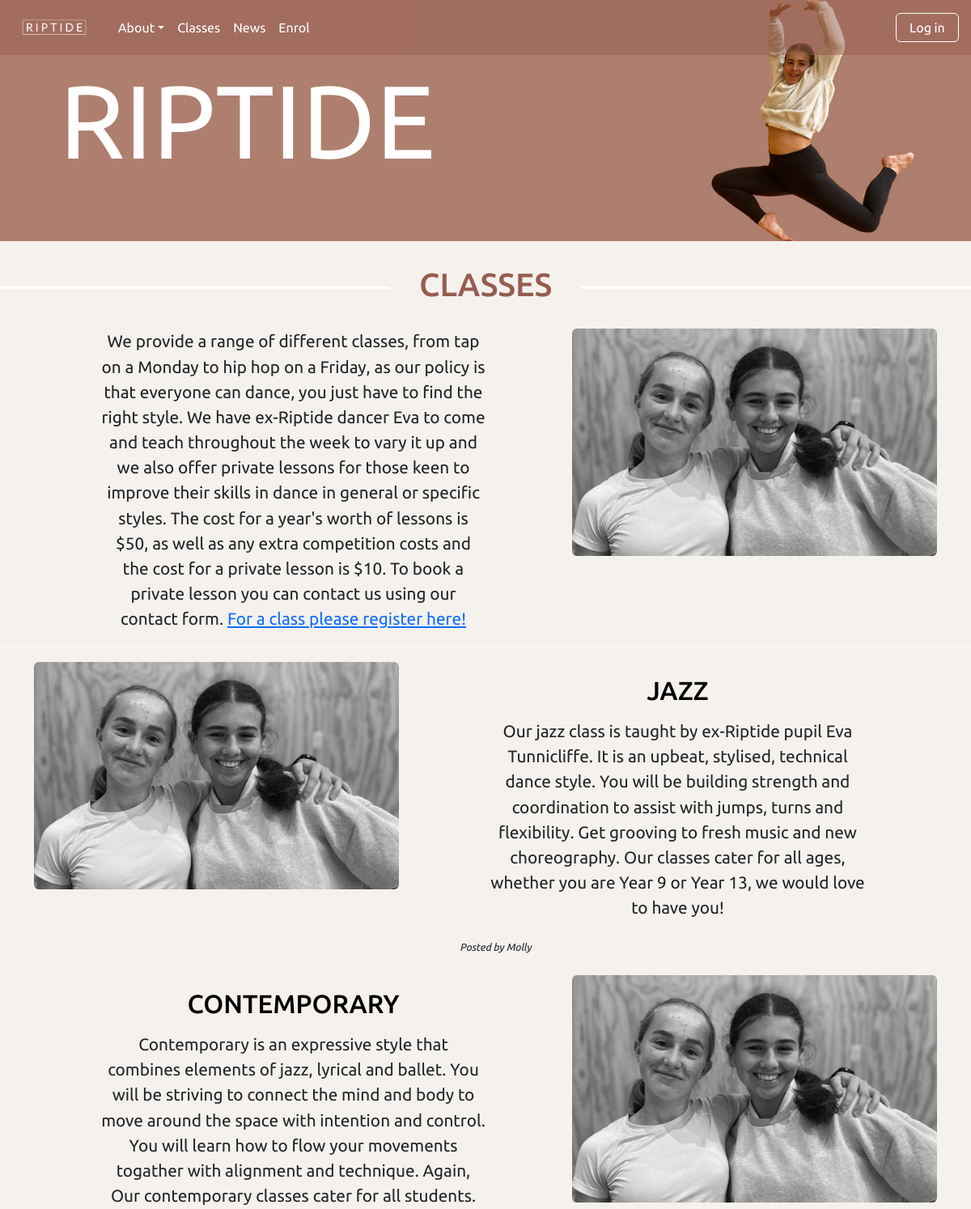
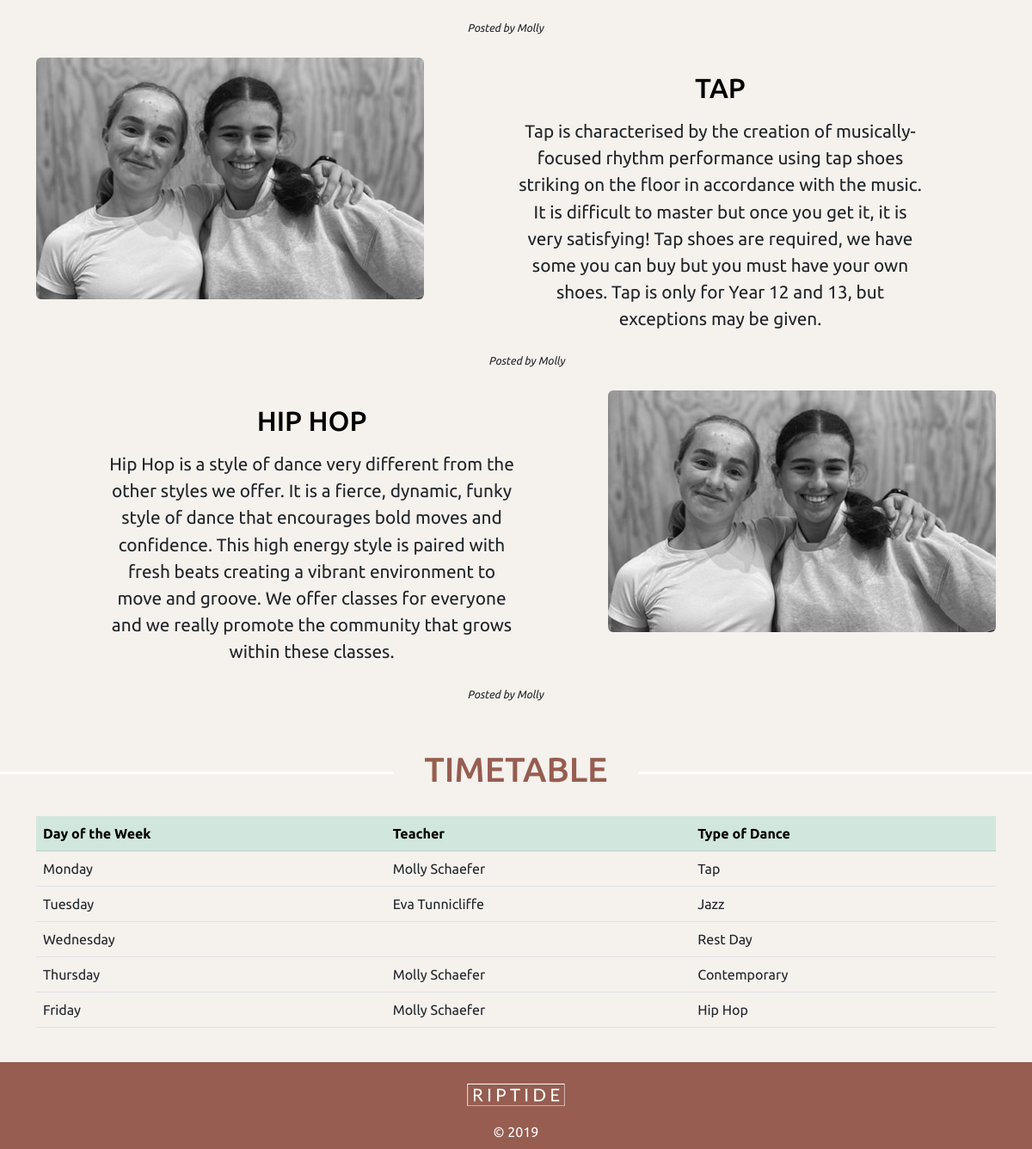
The app's page /classes, older data (2 pictures, top to bottom).
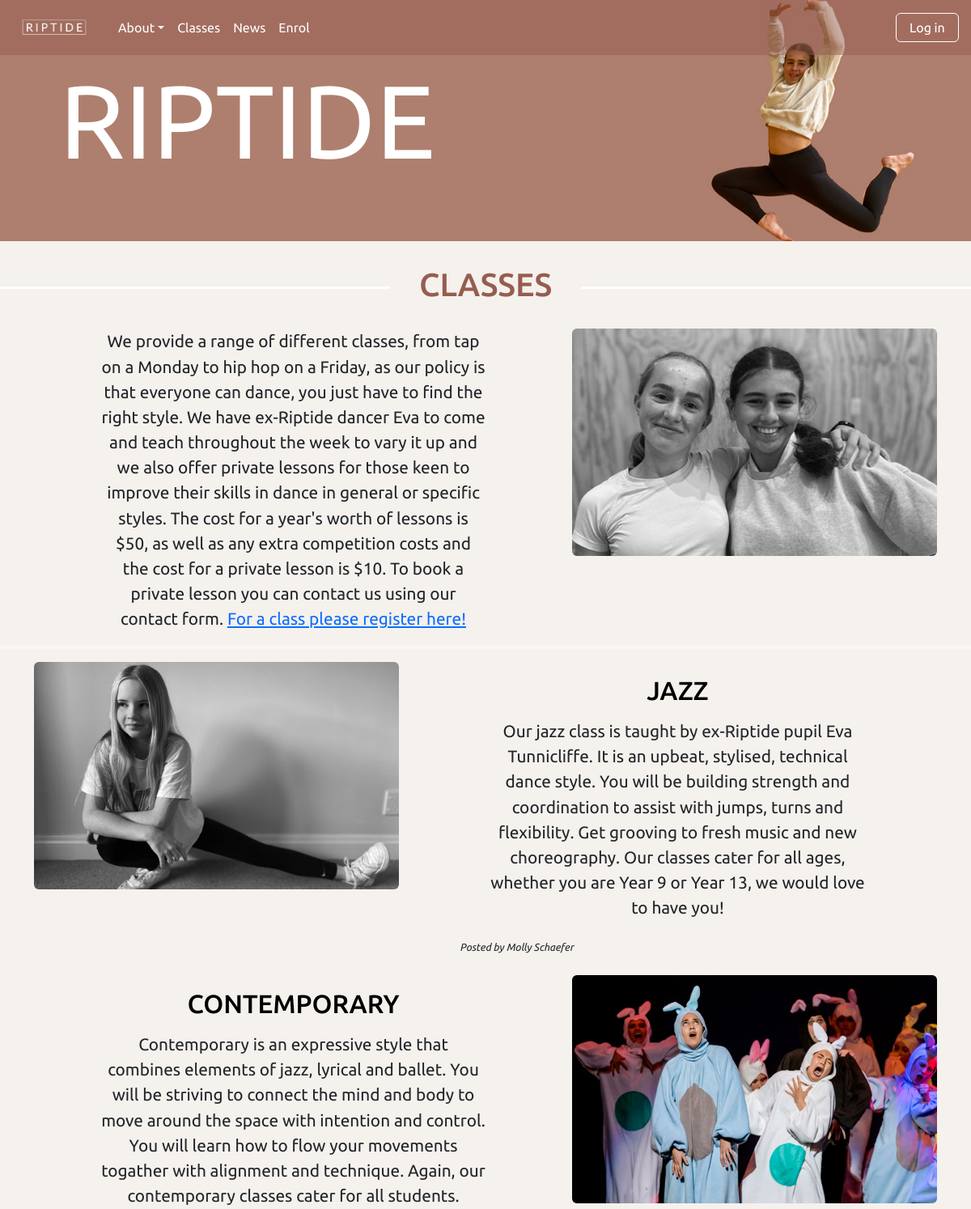
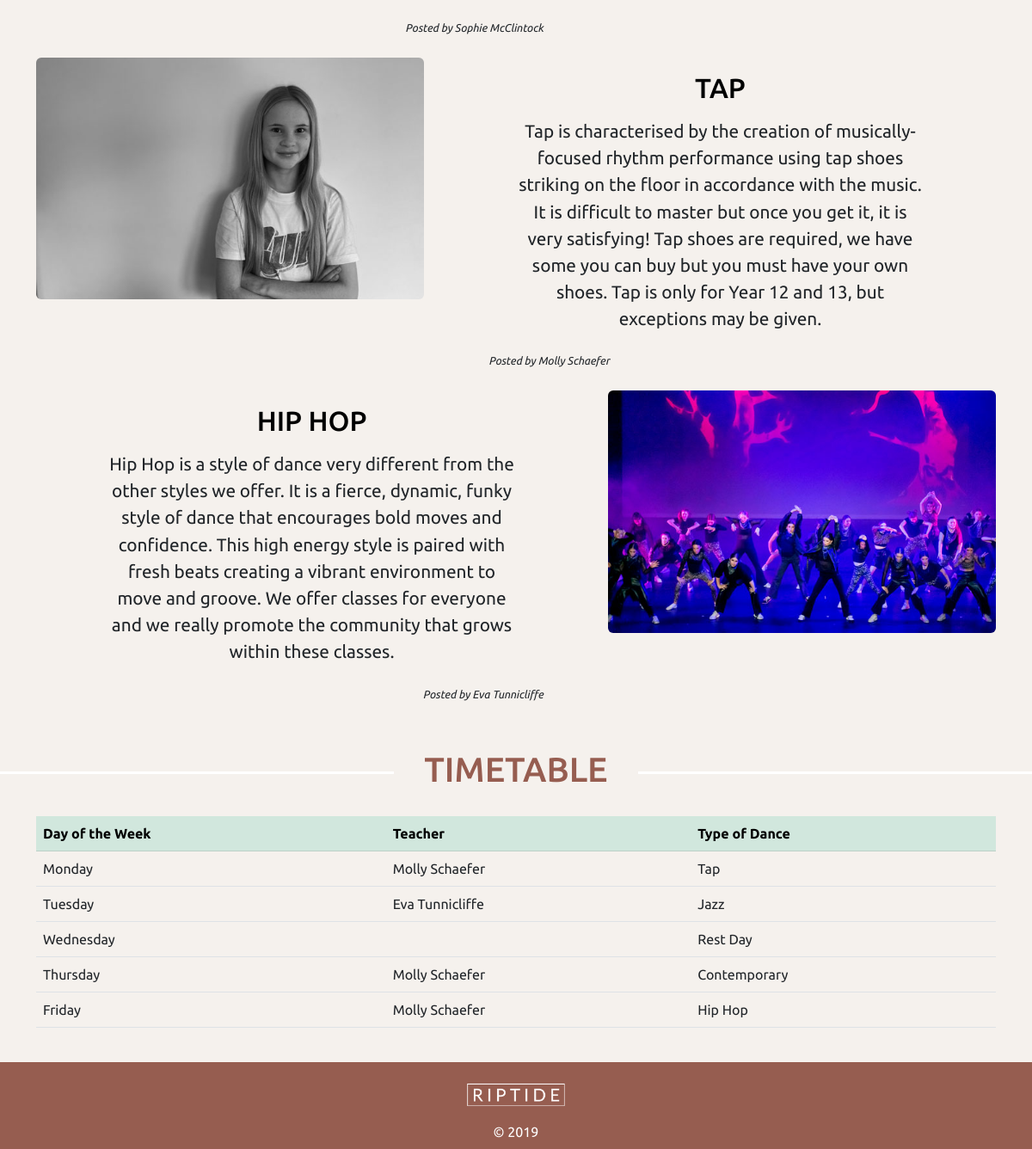
The same page, newer data (2 pictures, top to bottom).
### tables this page shows
CREATE TABLE classes(
    classes_id integer primary key autoincrement not null,
    classes_title text not null,
    content text not null unique,
    image not null,
    member_id integer not null,
    foreign key(member_id) references member(member_id)
);

CREATE TABLE member(
    member_id integer primary key autoincrement not null,
    name text not null,
    email text not null unique,
    password text not null,
    authorisation integer not null
);

### server.py (the view)
@app.route('/classes')
def classes():
    sql = """select classes.classes_id, classes.classes_title, classes.content, classes.image, member.name
        from classes
        join member on classes.member_id= member.member_id;
        """
    result = run_search_query_tuples(sql, (), db_path, True)
    print(result)
    return render_template("classes.html", classes=result)

### db_functions.py (called while the page is built)
def run_search_query_tuples(sql_query,values_tuple, file_path, rowfactory=False):
    result = None
    try:
        db = sqlite3.connect(file_path)
        if rowfactory:
            db.row_factory = sqlite3.Row
        cursor = db.cursor()
        cursor.execute(sql_query,values_tuple)
        result = cursor.fetchall()
        cursor.close()
    except sqlite3.Error as error:
        print("Error running search query tuples: {}".format(error))
        return None
    db.close()
    if result is None:
        print("No search values were found")
    return result

### templates/classes.html (shortened to what this page needs)
{% extends "layout.html" %}
{% block banner %}
static/images/molly_banner3.jpg
{% endblock %}
{% block content %}
<h1>CLASSES</h1>
<div class="container container-fluid">
<div class="row">
    <div class="col-lg-7">
        <p>We provide a range of different classes, from tap on a Monday to hip hop on a Friday, as our policy is that
            everyone can dance, you just have to find the right style. We have ex-Riptide dancer Eva to come and teach
            throughout the week to vary it up and we also offer private lessons for those keen to improve their skills
            in dance in general or specific styles. The cost for a year's worth of lessons is $50, as well as any extra
            competition costs and the cost for a private lesson is $10. To book a private lesson you can contact us using
            our contact form. <a href="{{url_for('enrol')}}" class="stretched link">For a class please register here!</a></p>
    </div>
    <div class="col-lg-5">
        <img class="img-fluid rounded mx-auto d-block" src="static/images/lucy_molly.jpg" alt="">
    </div>
</div>
 </div>
<hr>
{% for row in classes %}
<div class="container container-fluid">
<div class="row">
<div class="col-lg-7">
    <h2 class="title-text">{{row['classes_title']}}</h2>
    <p class="classes-text">{{row['content']}}</p>
    <br>
    <div class=""><p class="classes-subtext {{ loop.cycle('text-start', 'text-end') }}">Posted by {{row['name']}}</p></div>
</div>
<div class="col-lg-5 {{ loop.cycle('order-xl-first', '') }}">
    <img class="img-fluid rounded mx-auto d-block" src="{{ url_for('static', filename='images/'+row['image']) }}" alt="">
</div>
</div>
</div>
<br>
{% endfor %}
<h1>TIMETABLE</h1>
<div class="container container-fluid">
    <table class="table">
    <thead>
      <tr class="table-success">
        <th>Day of the Week</th>
        <th>Teacher</th>
        <th>Type of Dance</th>
      </tr>
    </thead>
    <tbody>
      <tr>
        <td>Monday</td>
        <td>Molly Schaefer</td>
        <td>Tap</td>
      </tr>
      <tr>
        <td>Tuesday</td>
        <td>Eva Tunnicliffe</td>
        <td>Jazz</td>
      </tr>
      <tr>
        <td>Wednesday</td>
        <td></td>
        <td>Rest Day</td>
      </tr>
      <tr>
        <td>Thursday</td>
        <td>Molly Schaefer</td>
        <td>Contemporary</td>
      </tr>
      <tr>
        <td>Friday</td>
        <td>Molly Schaefer</td>
        <td>Hip Hop</td>
      </tr>
    </tbody>
  </table>
    </div>
<br>
{% endblock %}

### templates/layout.html (shortened to what this page needs)
<!DOCTYPE html>
<html lang="en">
<head>
    <link href="https://cdn.jsdelivr.net/npm/bootstrap@5.2.3/dist/css/bootstrap.min.css" rel="stylesheet">
    <link rel="stylesheet" href="static/styles.css">
</head>
<body>
<nav id="Home" class="navbar navbar-expand-sm fixed-top">
  <div class="container-fluid">
    <div class="collapse navbar-collapse" id="collapsibleNavbar">
      <ul class="navbar-nav">
        <a class="navbar-brand" href="{{url_for('index')}}"><img class="nav-logo" src="static/images/Riptide-1.png"></a>
        <li class="nav-item dropdown">
          <a class="nav-link dropdown-toggle" href="{{url_for('about')}}" role="button" data-bs-toggle="dropdown">About</a>
        </li>
        <li class="nav-item">
          <a class="nav-link" href={{url_for('classes')}}>Classes</a>
        </li>
        <li class="nav-item">
          <a class="nav-link" href="{{url_for('news')}}">News</a>
        </li>
        <li class="nav-item">
          <a class="nav-link" href="{{url_for('enrol')}}">Enrol</a>
        </li>
      </ul>
<div class="ms-auto">
        {% if session %}
        <a class="nav-link btn btn-outline" href="{{url_for('logout')}}#">Logout</a>
        {% else %}
        <a class="nav-link btn btn-outline" href="{{url_for('login')}}">Log in</a>
        {% endif %}
    </div>
  </div>
</div>
    </nav>
<div class="img-container">
<img class="img-fluid" src="{%block banner %}{% endblock %}" alt="">
<div class="banner">RIPTIDE</div>
<div class="banner-quote">{%block quote %}{% endblock %}</div>
</div>
{% block content %}
{% endblock %}
<footer class="footer-content">
    <img class="footer-image" src="static/images/Riptide-1.png">
    <div>&copy; 2019</div>
    </footer>
</body>
</html>

### static/styles.css (style rules this page uses)
body { font-family: 'Ubuntu', sans-serif; background-color: rgb(245,241,237); }
.navbar { background-color: rgba(150,93,80,0.5); }
.nav-item { margin: auto; }
.nav-link { color:white; }
.nav-logo { max-width: 110px; }
.btn-outline { border: 1px solid white; padding: 0.3em 1em; }
.img-container { position: relative; text-align: center; color: rgb(255,255,255); }
.banner { position: absolute; top: 50%; left: 10%; transform: translate(-10%, -50%); font-size: 8em; }
.banner-quote { position: absolute; top: 76%; left: 10%; transform: translate(-10%, -50%); font-size: 1.5em; text-align: center; font-style: italic; padding: 1em 1em; color: rgb(255,255,255); }
h1 { padding:0; overflow: hidden; color:rgb(150,93,80); display: table; white-space: nowrap; margin: 0.75em 0; scroll-margin-top: 3em; }
h1:before, h1:after { border-top: 3px solid rgb(255,255,255); content: ''; display: table-cell; position: relative; top: 0.65em; width: 50%; }
h1:before { right: 3%; }
h1:after { left: 3%; }
h2 { text-align: center; margin: auto; padding: 1em 0 0 0; color:white; scroll-margin-top: 1em; }
h2.title-text { color: black; padding: 0.5em; margin: auto; }
p { padding:0 4em 0 4em; margin:auto; text-align: center; font-size: 1.3em; }
p.classes-subtext { font-size: 0.8em; color: color; font-style: italic; }
.footer-content { background-color: rgb(150,93,80); text-align: center; padding: 0.5em 0 0.5em 0; color: white; }
.footer-image { max-width: 160px; }
.btn { color: white; margin: 0.2em; }
hr { color:white; border-width: 5px; }

Row changes from the older to the newer data that the page shows:
changed classes "JAZZ": name "Molly" → "Molly Schaefer"; image: a different picture
changed classes "CONTEMPORARY": content "…alignment and technique. Again, Our contemporary classes cater for…" → "…alignment and technique. Again, our contemporary classes cater for…"; name "Molly" → "Sophie McClintock"; image: a different picture
changed classes "TAP": name "Molly" → "Molly Schaefer"; image: a different picture
changed classes "HIP HOP": name "Molly" → "Eva Tunnicliffe"; image: a different picture
